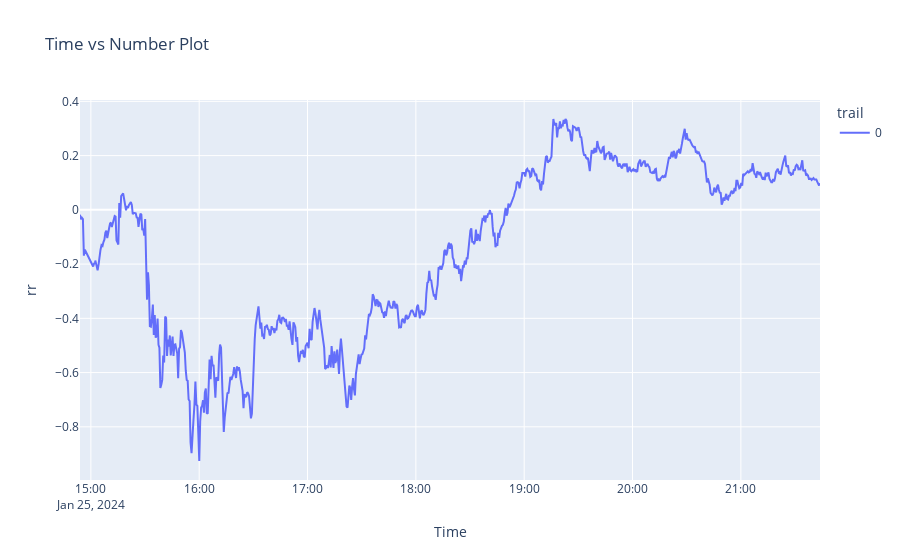

Notebook source saved alongside this figure:
### Code cell
# Create the plot
fig = px.line(df, x='Time', y='rr', color='trail', title='Time vs Number Plot')

# Show the plot
fig.show()

### Figure 1 — Plotly figure (JSON) as saved in the notebook; plotly's stock layout.template omitted (floating-point values rounded to 4 significant figures; data arrays with more than 128 entries replaced by an {"elided": "..."} marker saying what was removed)
{"data": [{"hovertemplate": "trail=0<br>Time=%{x}<br>rr=%{y}<extra></extra>", "legendgroup": "0", "line": {"color": "#636efa", "dash": "solid"}, "marker": {"symbol": "circle"}, "mode": "lines", "name": "0", "orientation": "v", "showlegend": true, "type": "scatter", "x": {"elided": "782 str values"}, "xaxis": "x", "y": {"elided": "782 float values"}, "yaxis": "y"}], "layout": {"legend": {"title": {"text": "trail"}, "tracegroupgap": 0}, "title": {"text": "Time vs Number Plot"}, "xaxis": {"anchor": "y", "domain": [0, 1], "title": {"text": "Time"}}, "yaxis": {"anchor": "x", "domain": [0, 1], "title": {"text": "rr"}}}}
